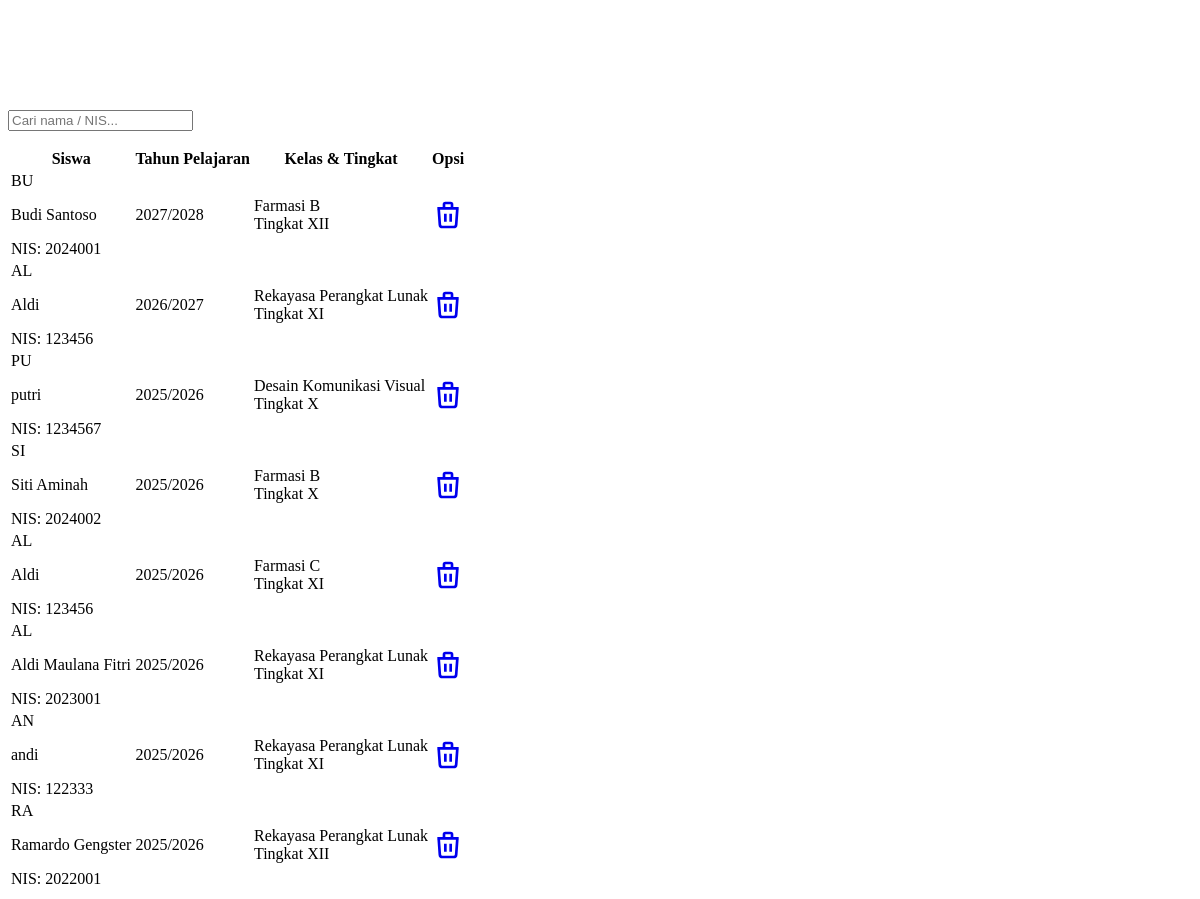
/pages/riwayat_kelas/riwayat_kelas.php (lower part), run on an earlier commit of the app's database.
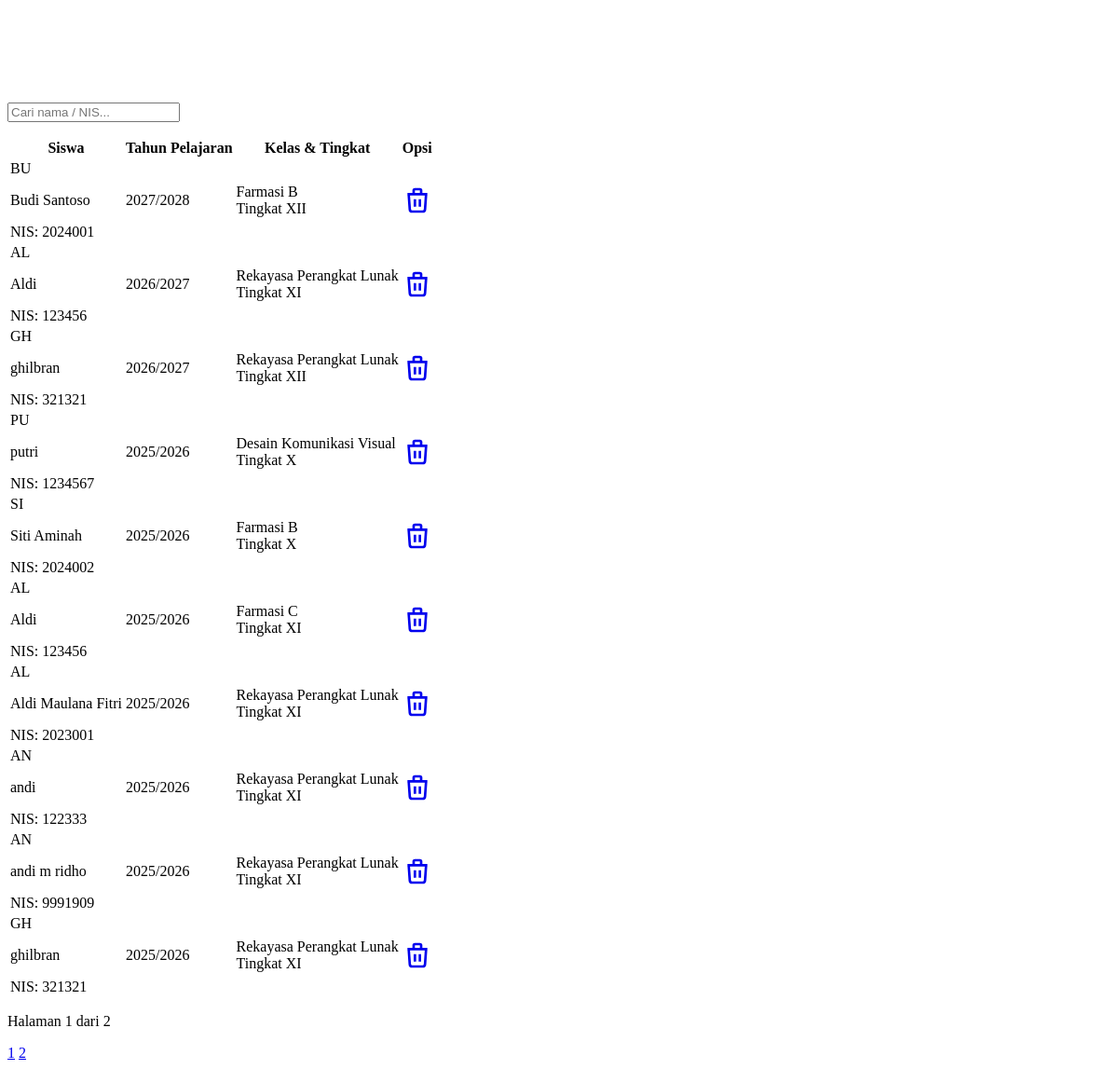
And on a later commit of the database.
### tables this page shows
CREATE TABLE `riwayat_kelas` (
  `id` int NOT NULL,
  `siswa_id` int DEFAULT NULL,
  `kelas_id` int DEFAULT NULL,
  `tahun_pelajaran_id` int DEFAULT NULL
);

CREATE TABLE `siswa` (
  `id` int NOT NULL,
  `nis` varchar(20) DEFAULT NULL,
  `nama_siswa` varchar(100) DEFAULT NULL,
  `alamat` text,
  `tahun_masuk` year DEFAULT NULL
);

CREATE TABLE `tahun_pelajaran` (
  `id` int NOT NULL,
  `nama_tahun` varchar(20) DEFAULT NULL,
  `status` varchar(20) DEFAULT NULL
);

CREATE TABLE `kelas` (
  `id` int NOT NULL,
  `nama_kelas` varchar(50) DEFAULT NULL,
  `tingkat` varchar(10) DEFAULT NULL
);

### pages/riwayat_kelas/riwayat_kelas.php (the view, shortened to what this page needs)
<?php
include __DIR__ . '/../../config/connection.php';
$limit = 10;
$current_page = isset($_GET["p"]) ? max(1, intval($_GET["p"])) : 1;
$start = ($current_page - 1) * $limit;
$keyword = isset($_GET['search']) ? mysqli_real_escape_string($connect, $_GET['search']) : '';
$filter_tahun = isset($_GET['tahun_pelajaran']) ? mysqli_real_escape_string($connect, $_GET['tahun_pelajaran']) : '';
$filter_kelas = isset($_GET['kelas']) ? mysqli_real_escape_string($connect, $_GET['kelas']) : '';
$conditions = [];
$where_clause = $conditions ? "WHERE " . implode(" AND ", $conditions) : "";
$query = "
SELECT rk.id, s.nis, s.nama_siswa, k.nama_kelas, k.tingkat, tp.nama_tahun
FROM riwayat_kelas rk
INNER JOIN siswa s ON rk.siswa_id = s.id
INNER JOIN kelas k ON rk.kelas_id = k.id
INNER JOIN tahun_pelajaran tp ON rk.tahun_pelajaran_id = tp.id
$where_clause
ORDER BY tp.nama_tahun DESC, k.nama_kelas ASC, s.nama_siswa ASC
LIMIT $start, $limit
";
$result = mysqli_query($connect, $query);
$total_query = "
SELECT COUNT(*) AS total
FROM riwayat_kelas rk
INNER JOIN siswa s ON rk.siswa_id = s.id
$where_clause
";
$total_data = mysqli_fetch_assoc(mysqli_query($connect, $total_query))['total'] ?? 0;
$total_page = ceil($total_data / $limit);
?>
<link rel="stylesheet" href="https://cdnjs.cloudflare.com/ajax/libs/animate.css/4.1.1/animate.min.css"/>
<div class="animate__animated animate__fadeIn p-4 md:p-8">
<div class="max-w-6xl mx-auto bg-white rounded-3xl shadow-sm border border-slate-100 overflow-hidden">
<form method="GET"
      class="p-6 grid grid-cols-1 md:grid-cols-4 gap-4 bg-slate-50/60 border-b border-slate-100">
    <div class="relative md:col-span-2">
        <svg class="w-4 h-4 absolute left-4 top-1/2 -translate-y-1/2 text-slate-400"
             fill="none" stroke="currentColor" stroke-width="2"
             viewBox="0 0 24 24">
            <path d="M21 21l-6-6m2-5a7 7 0 11-14 0 7 7 0 0114 0z"/>
        </svg>
        <input type="text" name="search" value="<?= htmlspecialchars($keyword) ?>"
               placeholder="Cari nama / NIS..."
               class="w-full pl-10 pr-4 py-3 text-sm bg-white border rounded-xl focus:ring-2 focus:ring-indigo-500">
    </div>
</form>
<div class="overflow-x-auto">
<table class="min-w-full text-sm">
<thead>
<tr class="bg-slate-50/50 text-slate-400 text-[11px] uppercase tracking-widest font-bold">
    <th class="px-8 py-5">Siswa</th>
    <th class="px-8 py-5">Tahun Pelajaran</th>
    <th class="px-8 py-5 text-center">Kelas & Tingkat</th>
    <th class="px-8 py-5 text-right">Opsi</th>
</tr>
</thead>
<tbody class="divide-y divide-slate-100">
<?php if(mysqli_num_rows($result)>0): ?>
<?php while($item=mysqli_fetch_assoc($result)):
$badge='bg-slate-100 text-slate-600';
if($item['tingkat']=='X')$badge='bg-blue-50 text-blue-600';
if($item['tingkat']=='XI')$badge='bg-purple-50 text-purple-600';
if($item['tingkat']=='XII')$badge='bg-orange-50 text-orange-600';
?>
<tr class="group hover:bg-slate-50 transition">
<td class="px-8 py-5">
<div class="flex items-center gap-4">
<div class="h-10 w-10 rounded-full bg-indigo-50 text-indigo-600
            flex items-center justify-center font-bold text-xs uppercase
            group-hover:bg-indigo-600 group-hover:text-white transition">
<?= strtoupper(substr($item['nama_siswa'],0,2)) ?>
</div>
<div>
<p class="font-bold text-slate-800"><?= htmlspecialchars($item['nama_siswa']) ?></p>
<p class="text-[11px] text-slate-400">NIS: <?= $item['nis'] ?></p>
</div>
</div>
</td>
<td class="px-8 py-5 text-slate-600 text-center"><?= $item['nama_tahun'] ?></td>
<td class="px-8 py-5 text-center">
<div class="font-bold text-slate-700 mb-1"><?= $item['nama_kelas'] ?></div>
<span class="inline-block px-2.5 py-0.5 rounded-lg text-[10px] font-bold <?= $badge ?>">
Tingkat <?= $item['tingkat'] ?>
</span>
</td>
<td class="px-8 py-5 text-right">
<div class="flex justify-end opacity-0 group-hover:opacity-100 transition">
<a href="riwayat_hapus?id=<?= $item['id'] ?>"
   onclick="return confirm('Hapus data riwayat ini?')"
   class="p-2 text-slate-400 hover:text-rose-600 hover:bg-rose-50 rounded-xl">
<svg class="w-5 h-5" fill="none" stroke="currentColor" stroke-width="2"
     viewBox="0 0 24 24">
<path d="M19 7l-.867 12.142A2 2 0 0116.138 21H7.862
         a2 2 0 01-1.995-1.858L5 7m5 4v6m4-6v6
         M9 7V4a1 1 0 011-1h4a1 1 0 011 1v3M4 7h16"/>
</svg>
</a>
</div>
</td>
</tr>
<?php endwhile; ?>
<?php endif; ?>
</tbody>
</table>
</div>
<?php if($total_page>1): ?>
<div class="px-8 py-6 bg-slate-50/40 border-t border-slate-100 flex justify-between items-center">
<p class="text-xs text-slate-400">
Halaman <?= $current_page ?> dari <?= $total_page ?>
</p>
<div class="flex gap-1">
<?php
$nav="&search=".urlencode($keyword)."&tahun_pelajaran=$filter_tahun&kelas=$filter_kelas";
for($i=1;$i<=$total_page;$i++):
?>
<a href="riwayat_kelas?p=<?= $i.$nav ?>"
   class="w-9 h-9 flex items-center justify-center rounded-xl text-xs font-bold
   <?= $i==$current_page?'bg-indigo-600 text-white':'bg-white border text-slate-400 hover:bg-slate-100' ?>">
<?= $i ?>
</a>
<?php endfor; ?>
</div>
</div>
<?php endif; ?>
</div>
</div>

What changed in the data, as far as the page shows it:
no longer on this page (row unchanged): riwayat_kelas: siswa.nama_siswa "RA", siswa.nama_siswa "Ramardo Gengster", siswa.nis "2022001", tahun_pelajaran.nama_tahun "2025/2026", kelas.nama_kelas "Rekayasa Perangkat Lunak", kelas.tingkat "XII"
added riwayat_kelas: siswa.nama_siswa "GH", siswa.nama_siswa "ghilbran", siswa.nis "321321", tahun_pelajaran.nama_tahun "2026/2027", kelas.nama_kelas "Rekayasa Perangkat Lunak", kelas.tingkat "XII"
added riwayat_kelas: siswa.nama_siswa "AN", siswa.nama_siswa "andi m ridho", siswa.nis "9991909", tahun_pelajaran.nama_tahun "2025/2026", kelas.nama_kelas "Rekayasa Perangkat Lunak", kelas.tingkat "XI"
added riwayat_kelas: siswa.nama_siswa "GH", siswa.nama_siswa "ghilbran", siswa.nis "321321", tahun_pelajaran.nama_tahun "2025/2026", kelas.nama_kelas "Rekayasa Perangkat Lunak", kelas.tingkat "XI"
Also different on the page:
$current_page: (not shown) → "1"
$total_page: (not shown) → "2"
text now shown: "Halaman dari"
new list line: "1"
new list line: "2"
